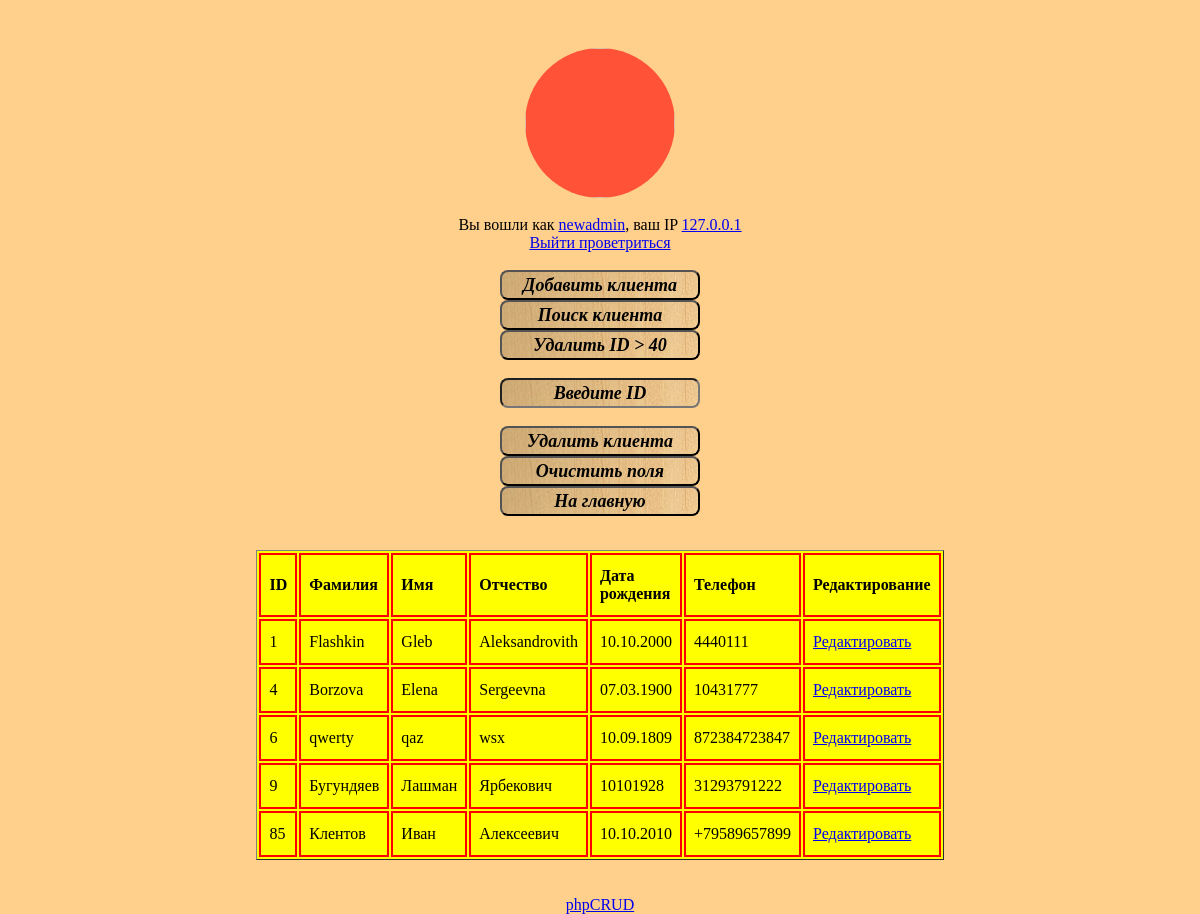
The page /getklientlist.php (signed in) on the database its author committed.
### tables this page shows
CREATE TABLE `klient` (
  `family` varchar(30) NOT NULL,
  `name` varchar(30) NOT NULL,
  `patronymic` varchar(30) NOT NULL,
  `phone` varchar(12) NOT NULL,
  `birth_date` varchar(30) NOT NULL,
  `id_klient` int(10) NOT NULL
);

### config.php (called while the page is built, shortened)
<?php
$db_host='localhost';
$db_name='cdrom';
$db_login='root';
$db_pass='vertrigo';
$connect_mysql_base = new mysqli($db_host, $db_login, $db_pass, $db_name);
function queryMysql($query)	{
	global $connect_mysql_base;
	$result = $connect_mysql_base->query($query);
	return $result;
}

### Client.class.php (the view, shortened to what this page needs)
<?php
require_once "config.php";
function getClientsList() {
    $resultat = queryMysql("SELECT * FROM klient ORDER by id_klient");
    if ($resultat->num_rows != 0) {
        echo "<div align='center'>";
        echo "<table border='1' width='40%' bgcolor='yellow'>";
        echo "<tr><td><b>ID</b></td><td><b>Фамилия</b></td><td><b>Имя</b></td><td><b>Отчество</b></td><td><b>Дата рождения</b></td><td><b>Телефон</b></td><td><b>Редактирование</b></td>";
        echo "</tr>";
        for ($c=0; $c<$resultat->num_rows; $c++) {
                echo "<tr>";
                $f = $resultat->fetch_array();
                echo "<td>$f[id_klient]</td> <td>$f[family]</td> <td>$f[name]</td> <td>$f[patronymic]</td> <td>$f[birth_date]</td> <td>$f[phone]</td><td><a href='update.php?id_klient=$f[id_klient]'>Редактировать</a></td>";
                echo "</tr>";
        }
        echo "</table><br><br>";
    }
    else {
        echo "<div align='center'>Клиенты не найдены</div>";
    }
}

### style.css (style rules this page uses)
body { position:relative; top: 40px; background:#FFCF8C; color:#000000; text-align:center; }
td { border: 2px solid red; padding: 8px; padding-top: 12px; padding-bottom: 12px; text-align: left; background-color: #f8d43f8ffdb; color: black; }

### rows shown on the page
klient: id_klient "1", family "Flashkin", name "Gleb", patronymic "Aleksandrovith", birth_date "10.10.2000", phone "4440111"
klient: id_klient "4", family "Borzova", name "Elena", patronymic "Sergeevna", birth_date "07.03.1900", phone "10431777"
klient: id_klient "6", family "qwerty", name "qaz", patronymic "wsx", birth_date "10.09.1809", phone "872384723847"
klient: id_klient "9", family "Бугундяев", name "Лашман", patronymic "Ярбекович", birth_date "10101928", phone "31293791222"
klient: id_klient "85", family "Клентов", name "Иван", patronymic "Алексеевич", birth_date "10.10.2010", phone "+79589657899"

### other values the page prints
$current_user "newadmin"
$client_ip "127.0.0.1"
$random_logout_text "Выйти проветриться"
